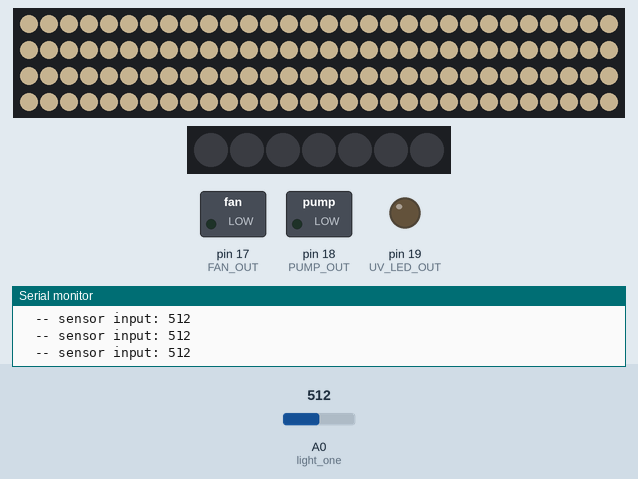
Bench run of a sketch on a simulated Arduino Uno, built with avr-gcc and run on an emulated ATmega328P. Shown: 120 RGB LEDs in strip order, left to right, continuing on the next row, 7 RGB LEDs in strip order, left to right, switched loads named in the sketch (green lamp = pin HIGH), output pins drawn as LEDs (lit = HIGH), the last lines printed to the serial monitor. The inputs (shaded band) are chosen by the test bench; at power-on: A0 (light_one) = 512. Dim RGB values are drawn brighter than linear; random numbers use the default seed unless the sketch sets one.

Above: at 2.2 s.
2.3 s: A0 (light_one) set to 639
5.3 s: A0 (light_one) set to 659
8.3 s: A0 (light_one) set to 716
At 17.1 s:
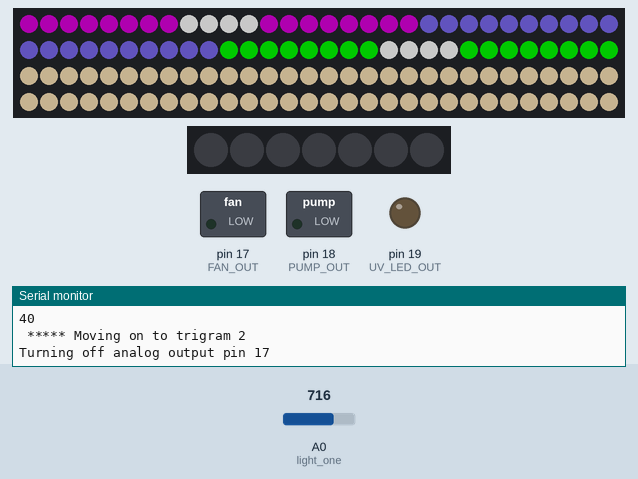
At 25.9 s:
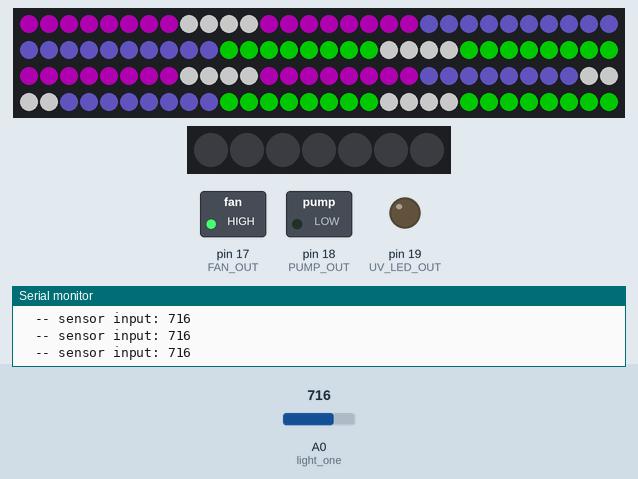
Timing chart, 0 to 58.9 s (numbered marks = the images above; inputs shaded):
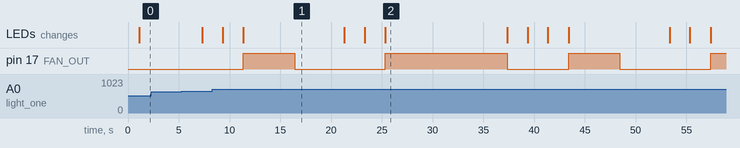

The sketch:

binary_oracle.ino
```cpp
#include "FastLED.h"

#include "binary_oracle_sensing.h"

// ----------------------------------
// --- PARAMETERS TO ADJUST ---------
boolean debug = 1;

// how often we poll the bio-signal
uint16_t sensing_period_in_millis = 100;

// milliseconds for sensing and recording
unsigned int sensor_time_millis = 2000;

// time to record sensor values when waiting for signal (takes 2 to start)
// unsigned long millis_between_start_detections = 280;

// low and high threshold for a signal to be detected
unsigned int lo_signal_threshold = 180;
// unsigned int hi_signal_threshold = 650;

// unsigned long time_between_trigrams_in_millis = 4000;

// Set the method of analyzing analog bio-signal
// 0 = Counting Peaks / Troughs
// 1 = Average Amplitude of Peaks vs/ Troughs (not implemented)
// 2 = mock random values
uint8_t bio_signal_analysis_type = 2;

unsigned long element_action_duration = 3000;

// 255 is fully on, not PWM
uint8_t element_action_write_value = 255;

// the gap in the zero LED pattern will be twice this many pixels
uint8_t led_half_gap = 2;
CRGB global_gap_color = CRGB::White; // Use Black for dark pixels

// --- END PARAMETERS TO ADJUST -----
// ----------------------------------

BinaryOracleSensor sensor = BinaryOracleSensor(2000, 180, 650, 0);

// current state of system is denoted by 2 variables
// current trigram can be 1 or 2
uint8_t current_trigram = 1;
// current_touch_state can be 1, 2, 3, 4
uint8_t current_touch_state = 1;

boolean sensor_paused;
unsigned long start_pause_sensor_time_in_millis;
unsigned long sensor_pause_duration = 4000;

// LED parameters
#define NUM_LEDS 120
#define NUM_LEDS_IN_SECTION 20
// #define NUM_STRIPS 1
#define LED_DATA_PIN_1 15
#define LED_DATA_PIN_2 16


#define NUM_LEDS_FIRE 7
#define LED_DATA_PIN_FIRE 16
#define LED_TYPE_FIRE WS2811
#define COLOR_ORDER_FIRE BRG
// int num_effective_pixels_in_trigram = NUM_LEDS / 2;

// where do sections begin
uint8_t start_section_1 = 0;
uint8_t start_section_2 = NUM_LEDS_IN_SECTION;
uint8_t start_section_3 = NUM_LEDS_IN_SECTION * 2;

// Output pins

#define FAN_OUT 17
#define PUMP_OUT 18
#define UV_LED_OUT 19

// LED strip properties
#define LED_TYPE WS2811
#define COLOR_ORDER BRG

// initialize FastLED strips
CRGB leds[1][NUM_LEDS];
CRGB leds_fire[NUM_LEDS_FIRE];

unsigned long element_start_time_in_millis;
boolean element_action_is_on = 0;
boolean fire_is_hot = 0;
uint8_t current_element_action_pin;

uint8_t touch_1;
uint8_t touch_2;
uint8_t touch_3;

boolean start = true;

void setup() {

  pinMode(FAN_OUT, OUTPUT);
  analogWrite(FAN_OUT, 0);
  pinMode(PUMP_OUT, OUTPUT);
  analogWrite(PUMP_OUT, 0);
  pinMode(UV_LED_OUT, OUTPUT);
  analogWrite(UV_LED_OUT, 0);
  // tell FastLED about the LED strip configuration

  Serial.begin(9600);
  delay(1000); // 2 second delay for recovery

  FastLED.addLeds<LED_TYPE, LED_DATA_PIN_1, COLOR_ORDER>(leds[0], NUM_LEDS);
  FastLED.addLeds<LED_TYPE_FIRE, LED_DATA_PIN_FIRE, COLOR_ORDER_FIRE>(leds_fire, NUM_LEDS_FIRE);
  // for(uint16_t i=0;i<NUM_LEDS;i++){
  //   leds[0][i] = CRGB::Black;
  // }

  // set master brightness control
  FastLED.setBrightness(100);
  // initialize_leds();


  // sensor parameters
  sensor.show_sensor_value = 1;
  sensor.lo_signal_threshold = 250;
  sensor.hi_signal_threshold = 650;
  sensor.millis_between_start_detections = 280;
  sensor.sensor_time_millis = 2000;
  sensor.bio_signal_analysis_type = 0;
  sensor.simulated_data = 0;
  sensor.debug = 1; //debug;

}

void initialize_leds(){
  for(int i=0;i<NUM_LEDS;i++){
    leds[0][i] = CRGB::Wheat;
  }
}

// main loop
void loop()
{

  if(start){
    initialize_leds();
    start = false;
  }


  EVERY_N_MILLISECONDS(sensing_period_in_millis) {
    check_action();
    update_fire();
    if(is_sensor_enabled()){
      sensor.check_binary_signal();
      if (sensor.signal_finished){
        sensor.signal_finished = 0;
        process_signal(sensor.signal);
      }
    }

    FastLED.show();
  }

}

// turn of fire LEDs
void quench_fire(){
  fire_is_hot = 0;
  for(uint8_t i=0;i<NUM_LEDS_FIRE;i++){
    leds_fire[i] = CRGB::Black;
  }
}

// random flickering
void fire_colors_fastled(){
  for(int i=0;i<NUM_LEDS_FIRE;i++){
     uint8_t red = random(0, 255);
     uint8_t green = random(0, red/4);
     leds_fire[i] = CRGB(red,green, 0);
  }
}

void update_fire(){
  if(fire_is_hot){
    fire_colors_fastled();
  }
}

// turn off action if it's time is up
void check_action(){
  if(element_action_is_on || fire_is_hot){
    unsigned long current_time_in_millis = millis();
    if(current_time_in_millis - element_start_time_in_millis > element_action_duration){

      if (fire_is_hot){
        if(debug){
          Serial.print("Turning off fire action");
        }
        quench_fire();
        fire_is_hot = 0;
      }
      else{
        if(debug){
          Serial.print("Turning off analog output pin ");
          Serial.println(current_element_action_pin);
        }
        analogWrite(current_element_action_pin, 0);
      }
      element_action_is_on = 0;
    }
  }
}

void pause_sensor(unsigned long pause_in_millis){
  sensor_paused = 1;
  sensor_pause_duration = pause_in_millis;
  start_pause_sensor_time_in_millis = millis();
}

boolean is_sensor_enabled(){

  if(!sensor_paused){
    return 1;
  }

  unsigned long current_time_in_millis = millis();
  if(current_time_in_millis - start_pause_sensor_time_in_millis >= sensor_pause_duration){
    sensor_paused = 0;
    return 1;
  }
  // still paused
  return 0;
}

uint8_t get_element_index_from_binary_values(uint8_t touch_1, uint8_t touch_2, uint8_t touch_3) {
  // get a number between 1 and 8 from 3 binary values
  return touch_1 + touch_2 * 2 + touch_3 * 4;
}

void send_string_data_over_serial(uint8_t sequence_step, uint8_t byte_value) {
  // Send two integers representing the elements, can be decoded by receiver
  Serial.print(sequence_step);
  Serial.println(byte_value);
}

void log_process_signal(uint8_t signal){
  if (current_touch_state < 4){
    Serial.print("** touch ");
  }
  else{
    Serial.print("** element reaction ");
  }
  Serial.print(current_touch_state);
  Serial.print(" recorded as ");
  Serial.println(signal);
}

void process_signal(uint8_t signal){

  if (debug){
    log_process_signal(signal);
  }

  // do something different depending on the current phase of the system:
  switch (current_touch_state) {
    case 1:    // was waiting for first signal
      touch_1 = signal;
      trigger_led_strip(signal);
      break;
    case 2:    //
      touch_2 = signal;
      trigger_led_strip(signal);
      break;
    case 3:
      touch_3 = signal;
      trigger_led_strip(signal);

      // Send trigram to Serial
      send_string_data_over_serial(1 + (current_trigram - 1) * 4, touch_1);
      send_string_data_over_serial(2 + (current_trigram - 1) * 4, touch_2);
      send_string_data_over_serial(3 + (current_trigram - 1) * 4, touch_3);

      trigger_element_action();

      // don't wait for a touch this time
      sensor.waiting = 0;
      sensor.max_diff_millis = sensor.sensor_time_millis;

      break;
    case 4:
      // Send element reaction to serial
      send_string_data_over_serial(4 + (current_trigram - 1) * 4, signal);

      // pause sensor but keep background lighting going
      pause_sensor(6000);
      break;
  }

  // update state
  current_touch_state = current_touch_state + 1;
  if (current_touch_state > 4){
    current_touch_state = 1;

    // update trigram
    current_trigram = current_trigram + 1;
    if (current_trigram > 2){
      if(debug){
        Serial.println(" ******** Returning to initial state, trigram 1 ********");
        Serial.println();
      }
      current_trigram = 1;

      // pause everything for a bit
      delay(10000);
      reset_system();
    }
    else{
      if(debug){
        Serial.println(" ***** Moving on to trigram 2");
      }
    }

  }

}

void reset_system(){
  // reset both LED strips
  // anything else?
  initialize_leds();

}


void trigger_element_action(){

  uint8_t element = get_element_index_from_binary_values(touch_1, touch_2, touch_3);
  element_action_duration = 4000;

  // test single element
  element = 6;

  // do something different depending on the element value:
  switch (element) {
    case 0:    // Heaven, 000, UV LED
      if(debug){
        Serial.println("000 element -- Heaven");
      }
      current_element_action_pin = UV_LED_OUT;
      element_action_duration = 4000;
      break;
    case 1:    // Thunder, 001, Sound
      if(debug){
       Serial.println("001 element -- Thunder");
      }
      element_action_is_on = 0;
      return;
    case 2:    // Water, 010, Pump
      if(debug){
        Serial.println("010 element -- Water");
      }
      current_element_action_pin = PUMP_OUT;
      element_action_duration = 2500;
      break;
    case 3:    // Lake, 011, Pump
      if(debug){
        Serial.println("011 element -- Lake");
      }
      current_element_action_pin = PUMP_OUT;
      break;
    case 4:    // Mountain, 100, Sound
      if(debug){
        Serial.println("100 element -- Mountain");
      }
      element_action_is_on = 0;
      return;
    case 5:    // Fire , 101, Fire LED
      if(debug){
        Serial.println("101 element -- Fire");
      }
      // TODO: implement fire
      fire_is_hot = true;
      element_action_duration = 4000;
      start_element_timer();
      return;
    case 6:    // Wind, 110, Fan
      if(debug){
        Serial.println("110 element -- Wind");
      }
      current_element_action_pin = FAN_OUT;
      element_action_duration = 5000;
      break;
    case 7:    // Earth, 111, Sound
      if(debug){
        Serial.println("111 element -- Earth");
      }
 //     current_element_action_pin = FAN_OUT;
      element_action_is_on = 0;
      return;
  }

  if(debug){
    Serial.print("Turning on output pin ");
    Serial.println(current_element_action_pin);
  }
  analogWrite(current_element_action_pin, element_action_write_value);
  start_element_timer();
}

void start_element_timer(){
  element_action_is_on = 1;
  element_start_time_in_millis = millis();
}

// -------------------------------
// -- LED strip lighting routines

void trigger_led_strip(uint8_t signal){

  // initialize for current_touch_state == 1, to avoid compiler warnings
  uint16_t start_pixel = 0;
  uint16_t end_pixel = NUM_LEDS_IN_SECTION;
  CRGB color = CRGB::Yellow;
  CRGB gap_color = global_gap_color;

  uint16_t single_strip_shift = (current_trigram - 1) * (NUM_LEDS / 2);

  // strip index is 0 or 1
  uint8_t current_strip_index = 0; // 0 means single strip //current_trigram - 1;

  // determine which pixels to change, and what color
  switch (current_touch_state) {
     case 1:    //
       start_pixel = start_section_1 + single_strip_shift;
       end_pixel = start_pixel + NUM_LEDS_IN_SECTION;
       color = CRGB::DarkMagenta;
       break;
    case 2:    //
      start_pixel = start_section_2 + single_strip_shift;
      end_pixel = start_pixel + NUM_LEDS_IN_SECTION;
      color = CRGB::SlateBlue;
      break;
    case 3:    //
      start_pixel = start_section_3 + single_strip_shift;
      end_pixel = start_pixel + NUM_LEDS_IN_SECTION;
      color = CRGB::Lime;
      break;
  }

  // show line, with or without gap
  switch (signal) {
    case 0:    //
      //Serial.println("showing 0 in LED strip with gap");
      //Serial.print("show ")
      light_zero(current_strip_index, start_pixel, end_pixel, color, gap_color);
      break;
    case 1:    //
      // Serial.println("showing 1 in LED strip with no gap");
      light_one(current_strip_index , start_pixel, end_pixel, color);
      break;
  }
}

// show colored set of pixels, with a gap
void light_zero(uint8_t strip_index, uint16_t start_pixel, uint16_t end_pixel, CRGB color, CRGB gap_color){

    uint16_t half_point = start_pixel + (end_pixel - start_pixel) / 2;

    // before gap
    for(uint16_t dot = start_pixel; dot < half_point - led_half_gap; dot++) {
      leds[0][dot] = color;
    }

    // gap
    for(uint16_t dot = half_point - led_half_gap; dot < half_point + led_half_gap; dot++) {
      leds[0][dot] = gap_color;
    }

    // after gap
    for(uint16_t dot = half_point + led_half_gap; dot < end_pixel; dot++) {
      leds[0][dot] = color;
    }
    // FastLED.show();

    if(debug){
      Serial.print("light zero: ");
      Serial.print(start_pixel);
      Serial.print("  ");
      Serial.print(half_point - led_half_gap);
      Serial.print("  ");
      Serial.print(half_point + led_half_gap);
      Serial.print("  ");
      Serial.println(end_pixel);
    }
}

// show colored set of pixels, with no gap
void light_one(uint8_t strip_index, uint16_t start_pixel, uint16_t end_pixel, CRGB color){
  // light all the pixels
  if(debug){
    Serial.print("light one:  ");
    Serial.print(start_pixel);
    Serial.print("  ");
    Serial.println(end_pixel);
  }
  for(uint16_t dot = start_pixel; dot < end_pixel; dot++) {
    leds[0][dot] = color;
  }
  // FastLED.show();
}


// --- end lighting routines
```

Source omitted: binary_oracle_sensing.h (7052 bytes)
